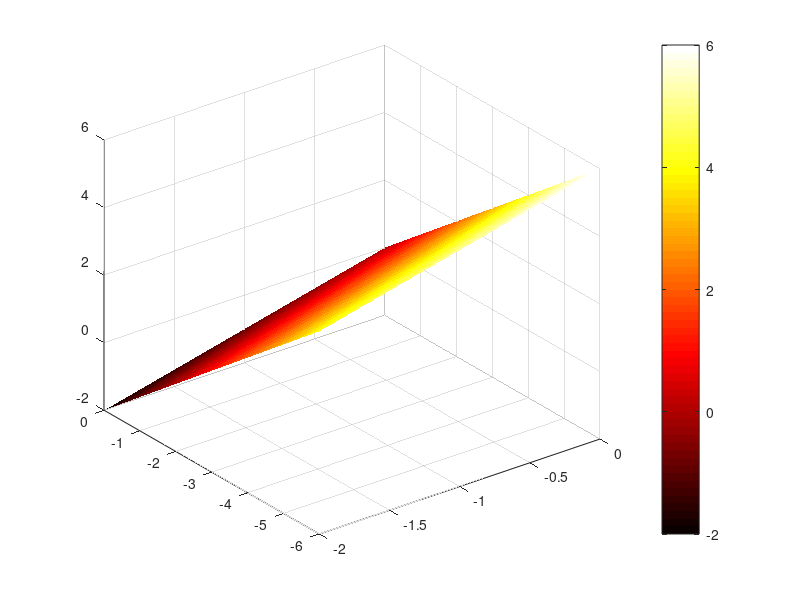

Reproduce this figure in MATLAB. (Note: this script raises an error after producing the figure.)
% TCR_pMHC_on_off_rates

clc
clear 

log10_on_rates = linspace(-2,0,21);
log10_off_rates = linspace(-6,0,20);

[LOG10_on_rates,LOG10_off_rates] = ...
    meshgrid(log10_on_rates,log10_off_rates);

% contact_duration = 10.^LOG10_on_rates.*10.^LOG10_off_rates;
contact_duration = LOG10_on_rates - LOG10_off_rates;

figure(2)
surf(log10_on_rates,log10_off_rates,contact_duration,...
    'EdgeColor','none')
colormap(hot)
cb = colorbar();
% cb.Ticks = [-2:2:8];
cb.Ticks = [-2:2:6];
cb.TickLabels = ({10.^cb.Ticks});
title(cb,'Sec','FontSize',12,'Rotation',0)
axis square
view(2)
xlabel('P_{on} (sec^{-1})')
ylabel('P_{off} (sec^{-1})')
title('Duration time of TCR-pMHC contact','FontSize',12)
Xticks = [-2, -1, 0];
xticks(Xticks)
% yticks([-9, -6, -3, 0])
xticklabels({10.^Xticks})
% yticklabels({'10^{-9}', '10^{-6}', '10^{-3}', '1'})
Yticks = [-6, -4, -2, 0];
yticks(Yticks)
% yticklabels({'10^{-6}', '10^{-4}', '10^{-2}', '1'})
yticklabels({10.^Yticks})

